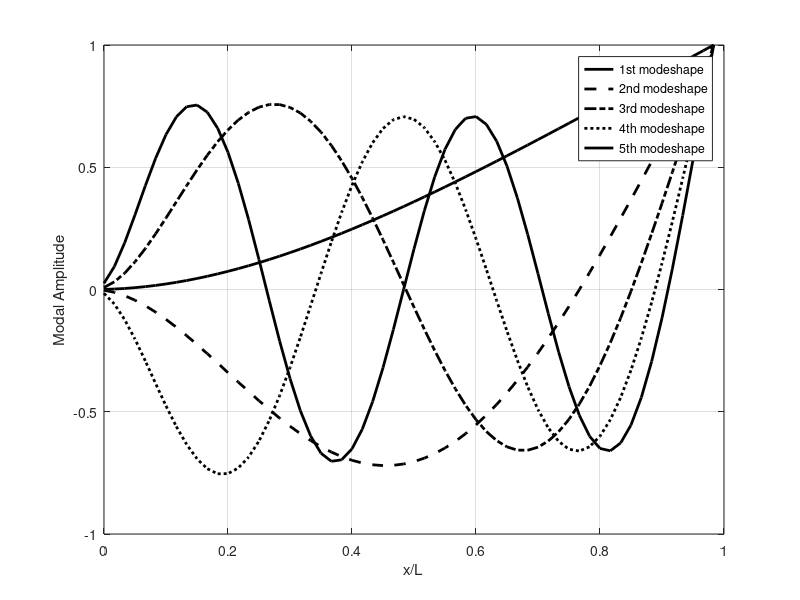
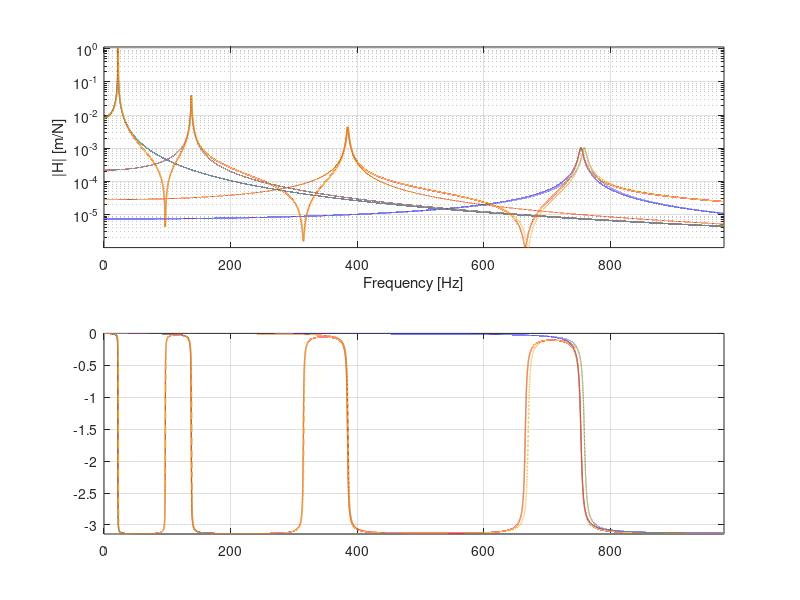
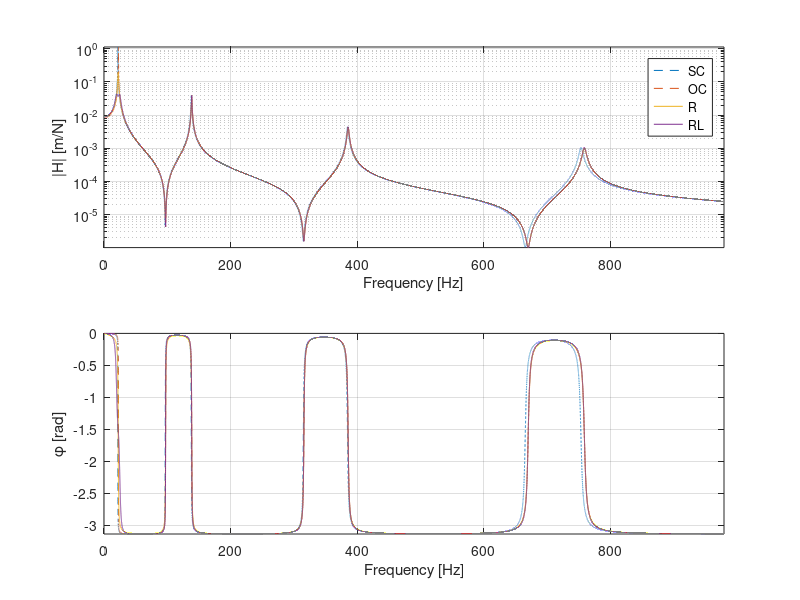
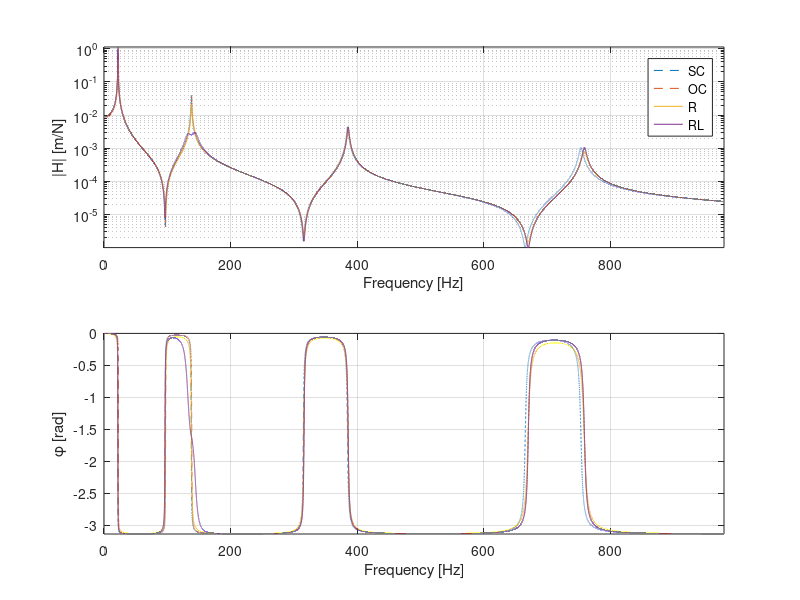

Write the MATLAB code that produced these figures, in order.
clear all
close all
clc

% Dati trave
beam = load('Data.mat');
nf=beam.nf1_sc;
csit=beam.csi1;

% load('beam.mat')
% nf=[22 138 385 754];
% csit=[0.38 0.28 0.32 0.35]./100;

% nf=[22 28 385 754];
% csit=[0.45 0.28 0.32 0.35]./100;

% nf=[22 23 385 754];
% csit=[0.45 0.38 0.32 0.35]./100;


nmodes=length(nf);
omi=2*pi*nf;

k=[0.27 0.1 0.07 0.12];
omoct=omi.*sqrt(1+k.^2);

L = 0.30;   % length [m]
b = 0.015;  % width  [m]
h = 0.002; % height [m]

le = 0.005;
ne = round(L/le);
a=le/2* ones(1,2*ne);
ltot=2*a*ne;

x = (0:ltot(1)/ne:ltot(1)*(1-1/ne));
[erre,ci]=size(beam.PHI);
phi=zeros(60,6);

for ii=1:ci
    phi(:,ii)=beam.PHI(:,ii)./max(abs(beam.PHI(:,ii)));
end

figure(1)
plot(x/L,phi(:,1),'k-','linewidth',2)
hold on
plot(x/L,phi(:,2),'k--','linewidth',2)
plot(x/L,phi(:,3),'k-.','linewidth',2)
plot(x/L,phi(:,4),'k:','linewidth',2)
plot(x/L,phi(:,5),'k-','linewidth',2)
xlabel('x/L')
ylabel('Modal Amplitude')
legend('1st modeshape','2nd modeshape','3rd modeshape','4th modeshape','5th modeshape')
grid

% find the Frequency Respone Function (FRF)
m=length(beam.PHI(:,1));
f=m;
omegav=2*pi*[0:0.01:nf(end)*1.3].';
Hsc=zeros(length(omegav),1);
Hoc=zeros(length(omegav),1);
figure
for ii=1:length(nf)
    cs=csit(ii);
    omz=nf(ii)*2*pi;
    omoc=omoct(ii);
    fi_m=beam.PHI(m,ii);
    fi_f=beam.PHI(f,ii);
    Hsci(:,ii)=fi_m*fi_f*((1./(-omegav.^2+2*1i*omz.*cs.*omegav+omz.^2)));
    Hoci(:,ii)=fi_m*fi_f*((1./(-omegav.^2+2*1i*omz.*cs.*omegav+omoc.^2)));
    Hsc=Hsci(:,ii)+Hsc;
    Hoc=Hoci(:,ii)+Hoc;
end

subplot(2,1,1)
semilogy(omegav/2/pi,abs(Hsci))
hold on
semilogy(omegav/2/pi,abs(Hoci),'--')
semilogy(omegav/2/pi,abs(Hsc),'linewidth',1)
semilogy(omegav/2/pi,abs(Hoc),'--','linewidth',1)
xlabel('Frequency [Hz]')
ylabel('|H| [m/N]')
grid on
axis tight
subplot(2,1,2)
plot(omegav/2/pi,angle(Hsci))
hold on
plot(omegav/2/pi,angle(Hoci),'--')
plot(omegav/2/pi,angle(Hsc),'linewidth',1)
plot(omegav/2/pi,angle(Hoc),'--','linewidth',1)
grid on
axis tight


% figure
% tiledlayout(2,1)
% ax1 = nexttile;
% semilogy(omegav/2/pi,abs(Hsc))
% hold on
% semilogy(omegav/2/pi,abs(Hoc),'--')
% xlabel('Frequency [Hz]')
% ylabel('|H| [m/N]')
% grid on
% axis tight
% legend('SC','OC')
% ax2 = nexttile;
% plot(omegav/2/pi,angle(Hsc))
% hold on
% plot(omegav/2/pi,angle(Hoc),'--')
% grid on
% axis tight
% linkaxes([ax1 ax2],'x')
% xlabel('Frequency [Hz]')
% ylabel('\phi [rad]')

% tuning R and LR
c0=33.26*10^-9;
cpt=[c0/(1+k(1)^2) c0/(1+k(1)^2)/(1+k(2)^2) c0/(1+k(1)^2)/(1+k(2)^2)/(1+k(3)^2) c0/(1+k(1)^2)/(1+k(2)^2)/(1+k(3)^2)/(1+k(4)^2)];
rt=zeros(nmodes,1);


for jj=1:nmodes
    Hr=zeros(length(omegav),1);
    Hlr=zeros(length(omegav),1);
    omf=sqrt((omoct(jj)^2+omi(jj)^2)/2);
    ta=1/omf;
    rt(jj)=ta/cpt(jj);
    omet(jj)=omoct(jj);
    lt(jj)=1/(omet(jj)^2*cpt(jj));
    xiet(jj)=sqrt(3)/2*sqrt((omoct(jj)^2-omi(jj)^2)/(omoct(jj)^2+omi(jj)^2));
    rlt(jj)=2*xiet(jj)*sqrt(lt(jj)/cpt(jj));
    for ii=1:nmodes
        r=rt(jj);
        l=lt(jj);
        cpi=cpt(ii);
        tau=r*cpi;
        ome=sqrt(1/(l*cpi));
        xie=rlt(jj)/2*sqrt(cpi/l);
        csi=csit(ii);
        omz=omi(ii);
        omoc=omoct(ii);
        fi_m=beam.PHI(m,ii);
        fi_f=beam.PHI(f,ii);
        Hri=fi_m*fi_f*((1+1i*omegav*tau)./(-omegav.^2.*(1+2*csi*omz*tau)+1i*omegav.*(2*csi.*omz+omoc.^2*tau-tau*omegav.^2)+omz^2));
        Hrli=fi_m*fi_f*(-omegav.^2+ome^2+2*1i*xie*ome*omegav)./(omegav.^4-omegav.^2.*(ome^2+4*csi*xie*omz*ome+omoc^2)+omz^2*ome^2+1i*omegav.*(2*xie*ome*(omoc^2-omegav.^2)+2*csi*omz*(ome^2-omegav.^2)));
        Hr=Hri+Hr;
        Hlr=Hrli+Hlr;
    end
    figure
    ax1=subplot(2,1,1)
    semilogy(omegav/2/pi,abs(Hsc),'--')
    hold on
    semilogy(omegav/2/pi,abs(Hoc),'--')
    semilogy(omegav/2/pi,abs(Hr))
    semilogy(omegav/2/pi,abs(Hlr))


    xlabel('Frequency [Hz]')
    ylabel('|H| [m/N]')
    grid on
    axis tight
    legend('SC','OC','R','RL')

    ax2=subplot(2,1,2)
    plot(omegav/2/pi,angle(Hsc),'--')
    hold on
    plot(omegav/2/pi,angle(Hoc),'--')
    plot(omegav/2/pi,angle(Hr))
    plot(omegav/2/pi,angle(Hlr))

    grid on
    axis tight
    xlabel('Frequency [Hz]')
    ylabel('\phi [rad]')

    linkaxes([ax1,ax2],'x');


    % figure
    % subplot(2,1,1)
    % plot(omegav/2/pi,abs(Hsc),'--')
    % hold on
    % plot(omegav/2/pi,abs(Hoc),'--')
    % plot(omegav/2/pi,abs(Hr))
    % plot(omegav/2/pi,abs(Hlr))
    % xlabel('Frequency [Hz]')
    % ylabel('|H| [m/N]')
    % grid on
    % axis tight
    % legend('SC','OC','R','RL')
    % subplot(2,1,2)
    % plot(omegav/2/pi,angle(Hsc),'--')
    % hold on
    % plot(omegav/2/pi,angle(Hoc),'--')
    % plot(omegav/2/pi,angle(Hr))
    % plot(omegav/2/pi,angle(Hlr))
    % grid on
    % axis tight
    % xlabel('Frequency [Hz]')
    % ylabel('\phi [rad]')
    % clear Hr Hlr
end

